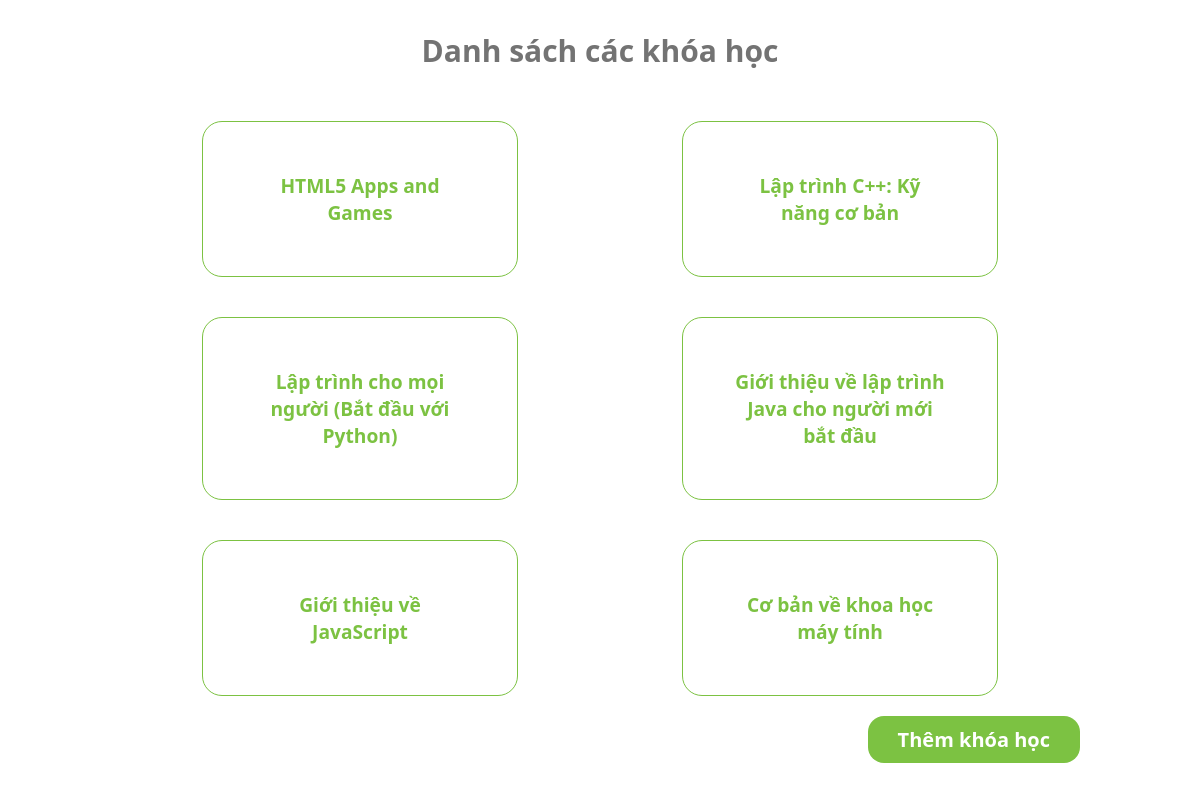
/project/admin/khoahoc.php, run on the app's committed database.
### tables this page shows
CREATE TABLE `course` (
  `courseID` int(11) NOT NULL,
  `courseName` varchar(100) NOT NULL,
  `courseDetail` text NOT NULL,
  `courseFee` int(11) NOT NULL,
  `img` char(255) NOT NULL,
  `videoDemo` char(255) NOT NULL,
  `categoryID` int(11) NOT NULL,
  `teacherID` int(11) NOT NULL
);

### project/admin/khoahoc.php (the view, shortened to what this page needs)
<!DOCTYPE html>
<html lang="en">
<head>
</head>
<?php
  include './connect.php';
?>
<body>
  <div class="khoahoc" id="khoahoc">
    <h2 class="head">Danh sách các khóa học</h2>
    <ul>
      <?php
        $sql= "select * from course";
        $result= mysqli_query($connect, $sql) or die("query error submit search");
        while ($row= mysqli_fetch_assoc($result)){
          $line= "'".$row['courseID'].";".$row['courseName'].";".$row['courseDetail'].";".$row['courseFee'].";".$row['img']."'";
          echo '
            <li onclick="clickKhoaHoc('.$line.')">
              <a href="index.php?quanly=chitietkhoahoc&idCourse='.$row['courseID'].'">'.$row['courseName'].'</a>
            </li>
          ';
        }
      ?>
    </ul>
    <button class="btnThemKhoaHoc" ><a href="index.php?quanly=themkhoahoc">Thêm khóa học</a></button>
  </div>
</body>
</html>

### project/admin/khoahoc.php (style rules this page uses)
* { padding: 0; margin: 0; font-family: 'Segoe UI', Tahoma, Geneva, Verdana, sans-serif; box-sizing: border-box; }
body { width: 100%; }
.khoahoc { width: 80%; margin: 0 auto; }
.khoahoc .head { text-align: center; font-size: 30px; margin: 30px; color: #737373; }
.khoahoc ul { width: 100%; list-style: none; display: flex; justify-content: space-around; flex-wrap: wrap; }
.khoahoc ul li { width: 33%; margin: 20px; padding: 50px; text-align: center; border: solid 1px #7CC242; border-radius: 20px; }
.khoahoc ul li { text-decoration: none; font-weight: 600; }
.khoahoc ul li a { text-decoration: none; color: #7CC242; font-size: larger; }
.btnThemKhoaHoc { border: none; cursor: pointer; border-radius: 16px; float: right; padding: 10px; background-color: #7CC242; color: white; }
.btnThemKhoaHoc a { text-decoration: none; color: white; font-size: 20px; padding: 0 20px; font-weight: 600; }

### data on the page
course: courseName "HTML5 Apps and Games"
course: courseName "Lập trình C++: Kỹ năng cơ bản"
course: courseName "Lập trình cho mọi người (Bắt đầu với Python)"
course: courseName "Giới thiệu về lập trình Java cho người mới bắt đầu"
course: courseName "Giới thiệu về JavaScript"
course: courseName "Cơ bản về khoa học máy tính"
